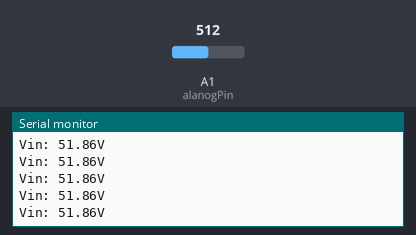
The sketch below on a simulated Arduino Uno, built with avr-gcc and run on an emulated ATmega328P. Shown: the last lines printed to the serial monitor. The test bench sets the inputs (shaded band); at power-on: A1 (alanogPin) = 512.

Above: at 1.7 s.
1.8 s: A1 (alanogPin) set to 971
At 2.9 s:
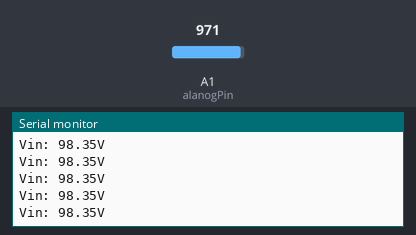
4.8 s: A1 (alanogPin) set to 1005
At 5.9 s:
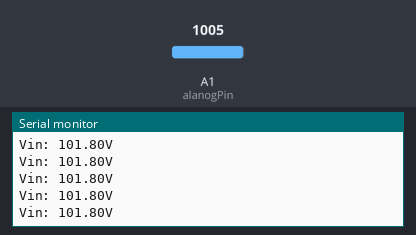
Timing chart, 0 to 7.8 s (numbered marks = the images above; inputs shaded):
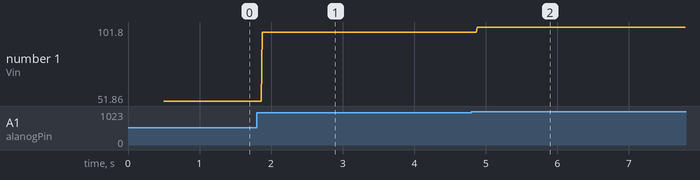

The sketch:

Voltage_measure.ino
```cpp
const float arduinoVCC = 5;
unsigned long ValueR1 = 5070;
unsigned long ValueR2 = 100000;
double Voltage_Source = 12;
const int alanogPin = A1;
const int inputResolution =1023;
float voltage_sensed;
float voltage;

void setup() {
  Serial.begin(9600);
  delay(500);
}

void loop() {
  readVoltage();

  Serial.print("Vin: ");
  Serial.print(voltage);
  Serial.println("V");
}

void readVoltage(){
    int A0Value = analogRead(alanogPin);
    float voltage_sensed = A0Value * (arduinoVCC / (float)inputResolution);
    voltage = voltage_sensed * ( 1 + ( (float) ValueR2 /  (float) ValueR1) );
}
```

Measured:
- after the input at 1.8 s, the serial monitor: prints a new line after 0.08 s (image 1)
- after the input at 4.8 s, the serial monitor: prints a new line after 0.08 s (image 2)
- plotted number 1: 51.86 → 98.35 after the input at 1.8 s, 98.35 → 101.8 after the input at 4.8 s
